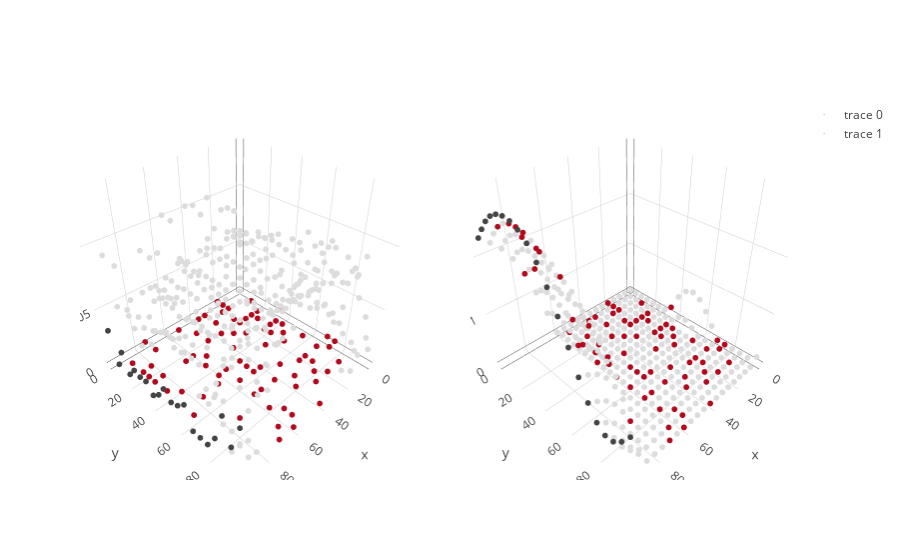

Source (notebook cell):
### Markdown cell above
We can get predictive variances in the same way as the full grid case.

### Code cell
svi_variances = np.exp(inf_svi.q_S)
lp_variances = inf_lp.variance(50)

var_svi = go.Scatter3d(x = X[:,0], y = X[:,1], z=svi_variances, mode = 'markers', marker=dict(size = 2, color = color))
var_lp = go.Scatter3d(x = X[:,0], y = X[:,1], z=lp_variances, mode = 'markers', marker=dict(size = 2, color = color))
fig = tools.make_subplots(rows=1, cols=2, specs=[[{'is_3d': True}, {'is_3d': True}]])
fig.append_trace(var_svi, 1, 1)
fig.append_trace(var_lp, 1, 2)
iplot(fig)

### Figure 1 — Plotly figure (JSON) as saved in the notebook; plotly's stock layout.template omitted (floating-point values rounded to 4 significant figures; data arrays with more than 128 entries replaced by an {"elided": "..."} marker saying what was removed)
{"data": [{"marker": {"color": {"elided": "380 int values"}, "size": 2}, "mode": "markers", "scene": "scene1", "type": "scatter3d", "x": {"elided": "400 int values"}, "y": {"elided": "400 int values"}, "z": {"elided": "400 float values"}}, {"marker": {"color": {"elided": "380 int values"}, "size": 2}, "mode": "markers", "scene": "scene2", "type": "scatter3d", "x": {"elided": "400 int values"}, "y": {"elided": "400 int values"}, "z": {"elided": "400 float values"}}], "layout": {"scene1": {"domain": {"x": [0, 0.45], "y": [0, 1]}}, "scene2": {"domain": {"x": [0.55, 1], "y": [0, 1]}}}}
